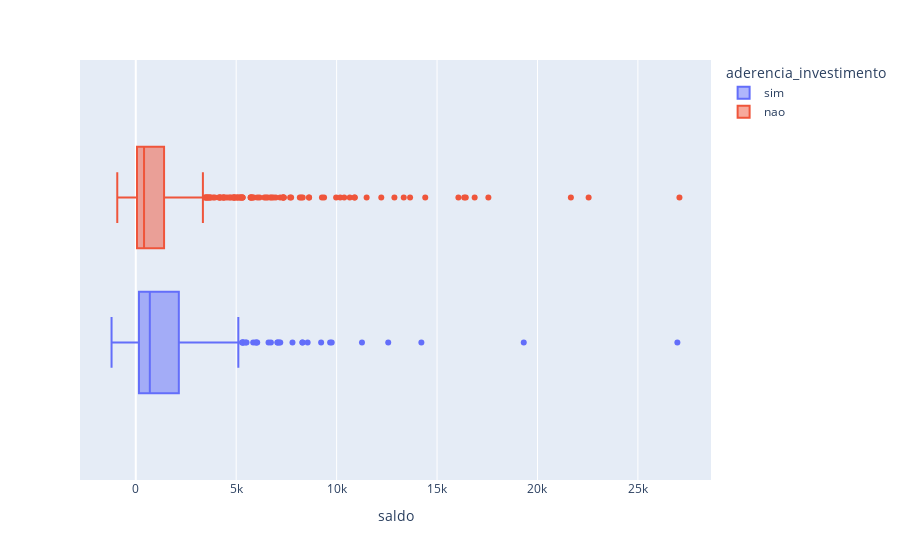

The cell this chart's notebook holds for it:
### Code cell
# Saldo
px.box(dados, x = "saldo", color="aderencia_investimento")

### Figure 1 — Plotly figure (JSON) as saved in the notebook; plotly's stock layout.template omitted (floating-point values rounded to 4 significant figures; data arrays with more than 128 entries replaced by an {"elided": "..."} marker saying what was removed)
{"data": [{"alignmentgroup": "True", "hovertemplate": "aderencia_investimento=sim<br>saldo=%{x}<extra></extra>", "legendgroup": "sim", "marker": {"color": "#636efa"}, "name": "sim", "notched": false, "offsetgroup": "sim", "orientation": "h", "showlegend": true, "type": "box", "x": {"elided": "502 int values"}, "x0": " ", "xaxis": "x", "y0": " ", "yaxis": "y"}, {"alignmentgroup": "True", "hovertemplate": "aderencia_investimento=nao<br>saldo=%{x}<extra></extra>", "legendgroup": "nao", "marker": {"color": "#EF553B"}, "name": "nao", "notched": false, "offsetgroup": "nao", "orientation": "h", "showlegend": true, "type": "box", "x": {"elided": "766 int values"}, "x0": " ", "xaxis": "x", "y0": " ", "yaxis": "y"}], "layout": {"boxmode": "group", "legend": {"title": {"text": "aderencia_investimento"}, "tracegroupgap": 0}, "margin": {"t": 60}, "xaxis": {"anchor": "y", "domain": [0, 1], "title": {"text": "saldo"}}, "yaxis": {"anchor": "x", "domain": [0, 1]}}}
